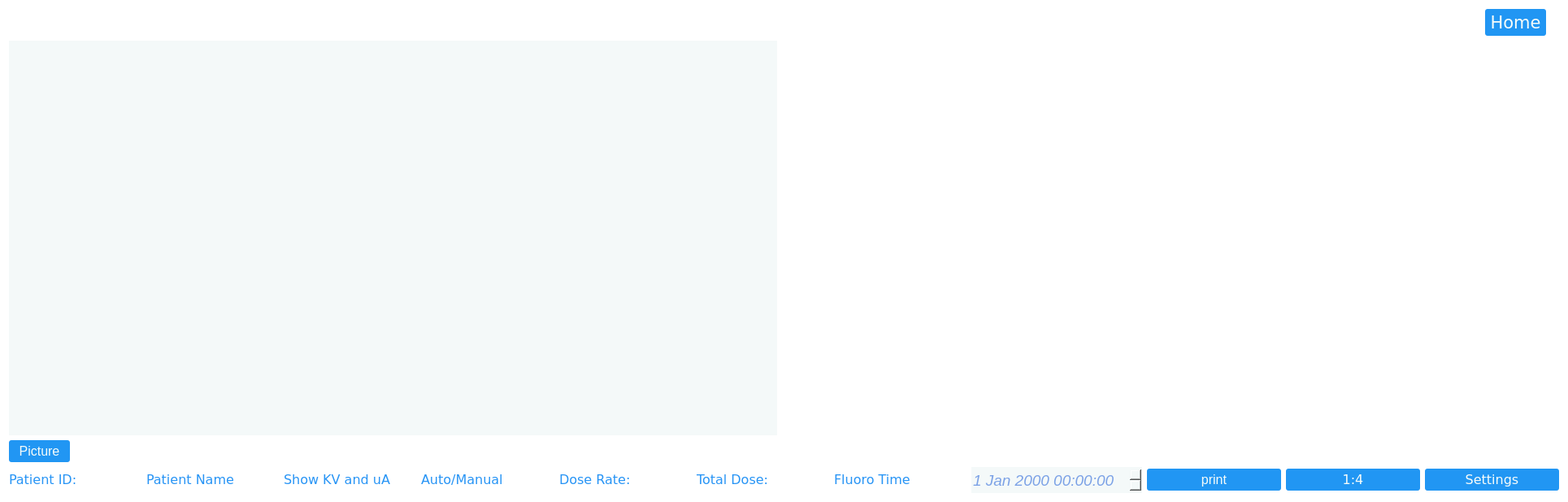
<?xml version="1.0" encoding="UTF-8"?>
<ui version="4.0">
 <class>xrayImaging</class>
 <widget class="QDialog" name="xrayImaging">
  <property name="geometry">
   <rect>
    <x>0</x>
    <y>0</y>
    <width>1929</width>
    <height>617</height>
   </rect>
  </property>
  <property name="windowTitle">
   <string>Dialog</string>
  </property>
  <property name="styleSheet">
   <string notr="true">QDialog#xrayImaging{
	background-image: url(:/new/Images/Backround.jpg);
	background-color: #ffffff;
}
</string>
  </property>
  <layout class="QVBoxLayout" name="verticalLayout_3">
   <item>
    <layout class="QHBoxLayout" name="horizontalLayout_2">
     <property name="sizeConstraint">
      <enum>QLayout::SetMinimumSize</enum>
     </property>
     <item>
      <spacer name="horizontalSpacer">
       <property name="orientation">
        <enum>Qt::Horizontal</enum>
       </property>
       <property name="sizeType">
        <enum>QSizePolicy::Fixed</enum>
       </property>
       <property name="sizeHint" stdset="0">
        <size>
         <width>1800</width>
         <height>20</height>
        </size>
       </property>
      </spacer>
     </item>
     <item>
      <widget class="QPushButton" name="pushButton">
       <property name="sizePolicy">
        <sizepolicy hsizetype="Fixed" vsizetype="Fixed">
         <horstretch>0</horstretch>
         <verstretch>0</verstretch>
        </sizepolicy>
       </property>
       <property name="minimumSize">
        <size>
         <width>75</width>
         <height>33</height>
        </size>
       </property>
       <property name="font">
        <font>
         <family>Verdana</family>
         <pointsize>16</pointsize>
        </font>
       </property>
       <property name="styleSheet">
        <string notr="true">QPushButton{
	background-color: #2196f3;
	 border: 0px solid #8f8f91;
    border-radius: 3px;
	color:#f6fcfa;
}
QPushButton:hover{
	background-color: #2196f3;
	 border: 0px solid #4facf5;
    border-radius: 3px;
	color:#f6fcfa;
}

QPushButton:pressed{
	background-color: #2196f3;
	 border: 0px solid #8f8f91;
    border-radius: 3px;
	color:#ffffff;
}


</string>
       </property>
       <property name="text">
        <string>Home</string>
       </property>
      </widget>
     </item>
    </layout>
   </item>
   <item>
    <layout class="QHBoxLayout" name="horizontalLayout_3">
     <item>
      <widget class="QStackedWidget" name="stackedWidget">
       <property name="styleSheet">
        <string notr="true">
	background-color: #f4f9f9;
    background-image: url(url(:/new/Images/Chosen Button 1.png));
    background-attachment: fixed;
	color:#7ca2e6;</string>
       </property>
       <property name="currentIndex">
        <number>0</number>
       </property>
       <widget class="QWidget" name="page">
        <layout class="QVBoxLayout" name="verticalLayout_2">
         <item>
          <widget class="CVImageWidget" name="viefinder" native="true">
           <property name="focusPolicy">
            <enum>Qt::ClickFocus</enum>
           </property>
          </widget>
         </item>
        </layout>
       </widget>
       <widget class="QWidget" name="page_2">
        <layout class="QGridLayout" name="gridLayout">
         <item row="0" column="0">
          <widget class="QLabel" name="label_lastimage">
           <property name="text">
            <string/>
           </property>
          </widget>
         </item>
        </layout>
       </widget>
      </widget>
     </item>
     <item>
      <widget class="QWidget" name="widget_2" native="true"/>
     </item>
     <item>
      <widget class="QWidget" name="widget" native="true"/>
     </item>
     <item>
      <layout class="QVBoxLayout" name="verticalLayout">
       <item>
        <widget class="CVImageWidget" name="label_first" native="true">
         <property name="sizePolicy">
          <sizepolicy hsizetype="MinimumExpanding" vsizetype="MinimumExpanding">
           <horstretch>0</horstretch>
           <verstretch>0</verstretch>
          </sizepolicy>
         </property>
         <property name="focusPolicy">
          <enum>Qt::NoFocus</enum>
         </property>
        </widget>
       </item>
      </layout>
     </item>
    </layout>
   </item>
   <item>
    <widget class="QPushButton" name="pushButton_takePicture">
     <property name="sizePolicy">
      <sizepolicy hsizetype="Fixed" vsizetype="Fixed">
       <horstretch>0</horstretch>
       <verstretch>0</verstretch>
      </sizepolicy>
     </property>
     <property name="minimumSize">
      <size>
       <width>75</width>
       <height>27</height>
      </size>
     </property>
     <property name="font">
      <font>
       <pointsize>12</pointsize>
      </font>
     </property>
     <property name="styleSheet">
      <string notr="true">QPushButton{
	background-color: #2196f3;
	 border: 0px solid #8f8f91;
    border-radius: 3px;
	color:#f6fcfa;
}
QPushButton:hover{
	background-color: #2196f3;
	 border: 0px solid #4facf5;
    border-radius: 3px;
	color:#f6fcfa;
}

QPushButton:pressed{
	background-color: #2196f3;
	 border: 0px solid #8f8f91;
    border-radius: 3px;
	color:#ffffff;
}


</string>
     </property>
     <property name="text">
      <string>Picture</string>
     </property>
    </widget>
   </item>
   <item>
    <layout class="QHBoxLayout" name="horizontalLayout">
     <property name="sizeConstraint">
      <enum>QLayout::SetMinimumSize</enum>
     </property>
     <item>
      <widget class="QLabel" name="label_9">
       <property name="sizePolicy">
        <sizepolicy hsizetype="Preferred" vsizetype="Fixed">
         <horstretch>0</horstretch>
         <verstretch>0</verstretch>
        </sizepolicy>
       </property>
       <property name="font">
        <font>
         <family>Verdana</family>
         <pointsize>12</pointsize>
        </font>
       </property>
       <property name="styleSheet">
        <string notr="true">QLabel{
	color: #2794f5;
}</string>
       </property>
       <property name="text">
        <string>Patient ID:</string>
       </property>
      </widget>
     </item>
     <item>
      <widget class="QLabel" name="label_10">
       <property name="sizePolicy">
        <sizepolicy hsizetype="Preferred" vsizetype="Fixed">
         <horstretch>0</horstretch>
         <verstretch>0</verstretch>
        </sizepolicy>
       </property>
       <property name="font">
        <font>
         <family>Verdana</family>
         <pointsize>12</pointsize>
        </font>
       </property>
       <property name="styleSheet">
        <string notr="true">QLabel{
	color: #2794f5;
}</string>
       </property>
       <property name="text">
        <string>Patient Name</string>
       </property>
      </widget>
     </item>
     <item>
      <widget class="QLabel" name="label_11">
       <property name="sizePolicy">
        <sizepolicy hsizetype="Preferred" vsizetype="Fixed">
         <horstretch>0</horstretch>
         <verstretch>0</verstretch>
        </sizepolicy>
       </property>
       <property name="font">
        <font>
         <family>Verdana</family>
         <pointsize>12</pointsize>
        </font>
       </property>
       <property name="styleSheet">
        <string notr="true">QLabel{
	color: #2794f5;
}</string>
       </property>
       <property name="text">
        <string>Show KV and uA</string>
       </property>
      </widget>
     </item>
     <item>
      <widget class="QLabel" name="label_12">
       <property name="sizePolicy">
        <sizepolicy hsizetype="Preferred" vsizetype="Fixed">
         <horstretch>0</horstretch>
         <verstretch>0</verstretch>
        </sizepolicy>
       </property>
       <property name="font">
        <font>
         <family>Verdana</family>
         <pointsize>12</pointsize>
        </font>
       </property>
       <property name="styleSheet">
        <string notr="true">QLabel{
	color: #2794f5;
}</string>
       </property>
       <property name="text">
        <string>Auto/Manual</string>
       </property>
      </widget>
     </item>
     <item>
      <widget class="QLabel" name="label_13">
       <property name="sizePolicy">
        <sizepolicy hsizetype="Preferred" vsizetype="Fixed">
         <horstretch>0</horstretch>
         <verstretch>0</verstretch>
        </sizepolicy>
       </property>
       <property name="font">
        <font>
         <family>Verdana</family>
         <pointsize>12</pointsize>
        </font>
       </property>
       <property name="styleSheet">
        <string notr="true">QLabel{
	color: #2794f5;
}</string>
       </property>
       <property name="text">
        <string>Dose Rate:</string>
       </property>
      </widget>
     </item>
     <item>
      <widget class="QLabel" name="label_14">
       <property name="sizePolicy">
        <sizepolicy hsizetype="Preferred" vsizetype="Fixed">
         <horstretch>0</horstretch>
         <verstretch>0</verstretch>
        </sizepolicy>
       </property>
       <property name="font">
        <font>
         <family>Verdana</family>
         <pointsize>12</pointsize>
        </font>
       </property>
       <property name="styleSheet">
        <string notr="true">QLabel{
	color: #2794f5;
}</string>
       </property>
       <property name="text">
        <string>Total Dose:</string>
       </property>
      </widget>
     </item>
     <item>
      <widget class="QLabel" name="label_15">
       <property name="sizePolicy">
        <sizepolicy hsizetype="Preferred" vsizetype="Fixed">
         <horstretch>0</horstretch>
         <verstretch>0</verstretch>
        </sizepolicy>
       </property>
       <property name="font">
        <font>
         <family>Verdana</family>
         <pointsize>12</pointsize>
        </font>
       </property>
       <property name="styleSheet">
        <string notr="true">QLabel{
	color: #2794f5;
}</string>
       </property>
       <property name="text">
        <string>Fluoro Time</string>
       </property>
      </widget>
     </item>
     <item>
      <widget class="QDateTimeEdit" name="dateTimeEdit">
       <property name="sizePolicy">
        <sizepolicy hsizetype="Preferred" vsizetype="Fixed">
         <horstretch>0</horstretch>
         <verstretch>0</verstretch>
        </sizepolicy>
       </property>
       <property name="minimumSize">
        <size>
         <width>200</width>
         <height>32</height>
        </size>
       </property>
       <property name="font">
        <font>
         <pointsize>14</pointsize>
         <weight>50</weight>
         <italic>true</italic>
         <bold>false</bold>
        </font>
       </property>
       <property name="styleSheet">
        <string notr="true"> QDateTimeEdit{
    border-style: solid;
border:2px;
    border-radius: 0px;
background-color:#f4f9f9;
color: #7ca2e6;

font:Italic 14pt;
 }</string>
       </property>
      </widget>
     </item>
     <item>
      <widget class="QPushButton" name="pushButton_printer">
       <property name="minimumSize">
        <size>
         <width>165</width>
         <height>27</height>
        </size>
       </property>
       <property name="font">
        <font>
         <pointsize>12</pointsize>
        </font>
       </property>
       <property name="styleSheet">
        <string notr="true">QPushButton{
	background-color: #2196f3;
	 border: 0px solid #8f8f91;
    border-radius: 3px;
	color:#f6fcfa;
}
QPushButton:hover{
	background-color: #2196f3;
	 border: 0px solid #4facf5;
    border-radius: 3px;
	color:#f6fcfa;
}

QPushButton:pressed{
	background-color: #2196f3;
	 border: 0px solid #8f8f91;
    border-radius: 3px;
	color:#ffffff;
}


</string>
       </property>
       <property name="text">
        <string>print</string>
       </property>
      </widget>
     </item>
     <item>
      <widget class="QPushButton" name="pushButton_3">
       <property name="minimumSize">
        <size>
         <width>165</width>
         <height>27</height>
        </size>
       </property>
       <property name="font">
        <font>
         <family>Verdana</family>
         <pointsize>12</pointsize>
        </font>
       </property>
       <property name="styleSheet">
        <string notr="true">QPushButton{
	background-color: #2196f3;
	 border: 0px solid #8f8f91;
    border-radius: 3px;
	color:#f6fcfa;
}
QPushButton:hover{
	background-color: #2196f3;
	 border: 0px solid #4facf5;
    border-radius: 3px;
	color:#f6fcfa;
}

QPushButton:pressed{
	background-color: #2196f3;
	 border: 0px solid #8f8f91;
    border-radius: 3px;
	color:#ffffff;
}


</string>
       </property>
       <property name="text">
        <string>1:4</string>
       </property>
      </widget>
     </item>
     <item>
      <widget class="QPushButton" name="pushButton_2">
       <property name="minimumSize">
        <size>
         <width>165</width>
         <height>27</height>
        </size>
       </property>
       <property name="font">
        <font>
         <family>Verdana</family>
         <pointsize>12</pointsize>
        </font>
       </property>
       <property name="styleSheet">
        <string notr="true">QPushButton{
	background-color: #2196f3;
	 border: 0px solid #8f8f91;
    border-radius: 3px;
	color:#f6fcfa;
}
QPushButton:hover{
	background-color: #2196f3;
	 border: 0px solid #4facf5;
    border-radius: 3px;
	color:#f6fcfa;
}

QPushButton:pressed{
	background-color: #2196f3;
	 border: 0px solid #8f8f91;
    border-radius: 3px;
	color:#ffffff;
}


</string>
       </property>
       <property name="text">
        <string>Settings</string>
       </property>
      </widget>
     </item>
    </layout>
   </item>
  </layout>
 </widget>
 <customwidgets>
  <customwidget>
   <class>CVImageWidget</class>
   <extends>QWidget</extends>
   <header>cvimagewidget.h</header>
   <container>1</container>
   <slots>
    <slot>clicked()</slot>
   </slots>
  </customwidget>
 </customwidgets>
 <resources/>
 <connections/>
</ui>
